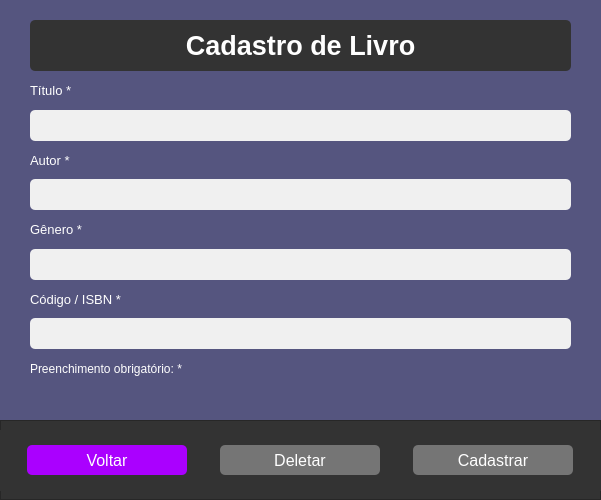
<?xml version="1.0" encoding="UTF-8"?>
<ui version="4.0">
 <class>MainWindow</class>
 <widget class="QMainWindow" name="MainWindow">
  <property name="geometry">
   <rect>
    <x>0</x>
    <y>0</y>
    <width>601</width>
    <height>500</height>
   </rect>
  </property>
  <property name="windowTitle">
   <string>Sistema de Biblioteca </string>
  </property>
  <property name="styleSheet">
   <string notr="true">background-color: rgb(85, 85, 127);</string>
  </property>
  <widget class="QWidget" name="centralwidget">
   <widget class="QWidget" name="verticalLayoutWidget">
    <property name="geometry">
     <rect>
      <x>30</x>
      <y>20</y>
      <width>541</width>
      <height>381</height>
     </rect>
    </property>
    <layout class="QVBoxLayout" name="verticalLayout">
     <item>
      <widget class="QLabel" name="label_5">
       <property name="font">
        <font>
         <pointsize>20</pointsize>
         <weight>75</weight>
         <bold>true</bold>
        </font>
       </property>
       <property name="styleSheet">
        <string notr="true">color: white; background-color: #333333; padding: 10px; border-radius: 5px;</string>
       </property>
       <property name="text">
        <string>Cadastro de Livro</string>
       </property>
       <property name="alignment">
        <set>Qt::AlignCenter</set>
       </property>
      </widget>
     </item>
     <item>
      <widget class="QLabel" name="label_2">
       <property name="font">
        <font>
         <pointsize>10</pointsize>
         <weight>50</weight>
         <bold>false</bold>
        </font>
       </property>
       <property name="styleSheet">
        <string notr="true">color: rgb(255, 255, 255);</string>
       </property>
       <property name="text">
        <string>Título *</string>
       </property>
      </widget>
     </item>
     <item>
      <widget class="QLineEdit" name="titulo">
       <property name="font">
        <font>
         <pointsize>12</pointsize>
        </font>
       </property>
       <property name="styleSheet">
        <string notr="true">border-radius: 5px; padding: 5px; background-color: #f0f0f0;</string>
       </property>
      </widget>
     </item>
     <item>
      <widget class="QLabel" name="label">
       <property name="font">
        <font>
         <pointsize>10</pointsize>
         <weight>50</weight>
         <bold>false</bold>
        </font>
       </property>
       <property name="styleSheet">
        <string notr="true">color: rgb(255, 255, 255);</string>
       </property>
       <property name="text">
        <string>Autor *</string>
       </property>
      </widget>
     </item>
     <item>
      <widget class="QLineEdit" name="autor">
       <property name="font">
        <font>
         <pointsize>12</pointsize>
        </font>
       </property>
       <property name="styleSheet">
        <string notr="true">border-radius: 5px; padding: 5px; background-color: #f0f0f0;</string>
       </property>
      </widget>
     </item>
     <item>
      <widget class="QLabel" name="label_3">
       <property name="font">
        <font>
         <pointsize>10</pointsize>
         <weight>50</weight>
         <bold>false</bold>
        </font>
       </property>
       <property name="styleSheet">
        <string notr="true">color: rgb(255, 255, 255);</string>
       </property>
       <property name="text">
        <string>Gênero *</string>
       </property>
      </widget>
     </item>
     <item>
      <widget class="QLineEdit" name="genero">
       <property name="font">
        <font>
         <pointsize>12</pointsize>
        </font>
       </property>
       <property name="styleSheet">
        <string notr="true">border-radius: 5px; padding: 5px; background-color: #f0f0f0;</string>
       </property>
      </widget>
     </item>
     <item>
      <widget class="QLabel" name="label_4">
       <property name="font">
        <font>
         <pointsize>10</pointsize>
         <weight>50</weight>
         <bold>false</bold>
        </font>
       </property>
       <property name="styleSheet">
        <string notr="true">color: rgb(255, 255, 255);</string>
       </property>
       <property name="text">
        <string>Código / ISBN *</string>
       </property>
      </widget>
     </item>
     <item>
      <widget class="QLineEdit" name="codigo">
       <property name="font">
        <font>
         <pointsize>12</pointsize>
        </font>
       </property>
       <property name="styleSheet">
        <string notr="true">border-radius: 5px; padding: 5px; background-color: #f0f0f0;</string>
       </property>
      </widget>
     </item>
     <item>
      <widget class="QLabel" name="label_6">
       <property name="styleSheet">
        <string notr="true">color: rgb(255, 255, 255);</string>
       </property>
       <property name="text">
        <string>Preenchimento obrigatório: *</string>
       </property>
      </widget>
     </item>
     <item>
      <widget class="QLabel" name="label_error">
       <property name="maximumSize">
        <size>
         <width>16777215</width>
         <height>13</height>
        </size>
       </property>
       <property name="text">
        <string/>
       </property>
      </widget>
     </item>
    </layout>
   </widget>
   <widget class="QFrame" name="frame">
    <property name="geometry">
     <rect>
      <x>0</x>
      <y>420</y>
      <width>601</width>
      <height>80</height>
     </rect>
    </property>
    <property name="styleSheet">
     <string notr="true"> background-color: #333333;</string>
    </property>
    <property name="frameShape">
     <enum>QFrame::StyledPanel</enum>
    </property>
    <property name="frameShadow">
     <enum>QFrame::Raised</enum>
    </property>
    <widget class="QWidget" name="horizontalLayoutWidget">
     <property name="geometry">
      <rect>
       <x>0</x>
       <y>10</y>
       <width>601</width>
       <height>61</height>
      </rect>
     </property>
     <layout class="QHBoxLayout" name="horizontalLayout">
      <item>
       <widget class="QPushButton" name="botao_voltar">
        <property name="maximumSize">
         <size>
          <width>160</width>
          <height>30</height>
         </size>
        </property>
        <property name="font">
         <font>
          <pointsize>12</pointsize>
         </font>
        </property>
        <property name="styleSheet">
         <string notr="true">color: white; border-radius: 5px;
background-color: rgb(170, 0, 255);</string>
        </property>
        <property name="text">
         <string>Voltar</string>
        </property>
       </widget>
      </item>
      <item>
       <widget class="QPushButton" name="botao_deletar">
        <property name="maximumSize">
         <size>
          <width>160</width>
          <height>30</height>
         </size>
        </property>
        <property name="font">
         <font>
          <pointsize>12</pointsize>
         </font>
        </property>
        <property name="styleSheet">
         <string notr="true">color: white; border-radius: 5px;
background-color: rgb(117, 117, 117);</string>
        </property>
        <property name="text">
         <string>Deletar</string>
        </property>
       </widget>
      </item>
      <item>
       <widget class="QPushButton" name="botao_cadastrar">
        <property name="maximumSize">
         <size>
          <width>160</width>
          <height>30</height>
         </size>
        </property>
        <property name="font">
         <font>
          <pointsize>12</pointsize>
         </font>
        </property>
        <property name="styleSheet">
         <string notr="true">color: white; border-radius: 5px;
background-color: rgb(117, 117, 117);</string>
        </property>
        <property name="text">
         <string>Cadastrar</string>
        </property>
       </widget>
      </item>
     </layout>
    </widget>
   </widget>
   <zorder>frame</zorder>
   <zorder>verticalLayoutWidget</zorder>
  </widget>
  <action name="actionCadastra">
   <property name="text">
    <string>Cadastrar</string>
   </property>
  </action>
  <action name="actionListar">
   <property name="text">
    <string>Listar</string>
   </property>
  </action>
 </widget>
 <resources/>
 <connections/>
</ui>
